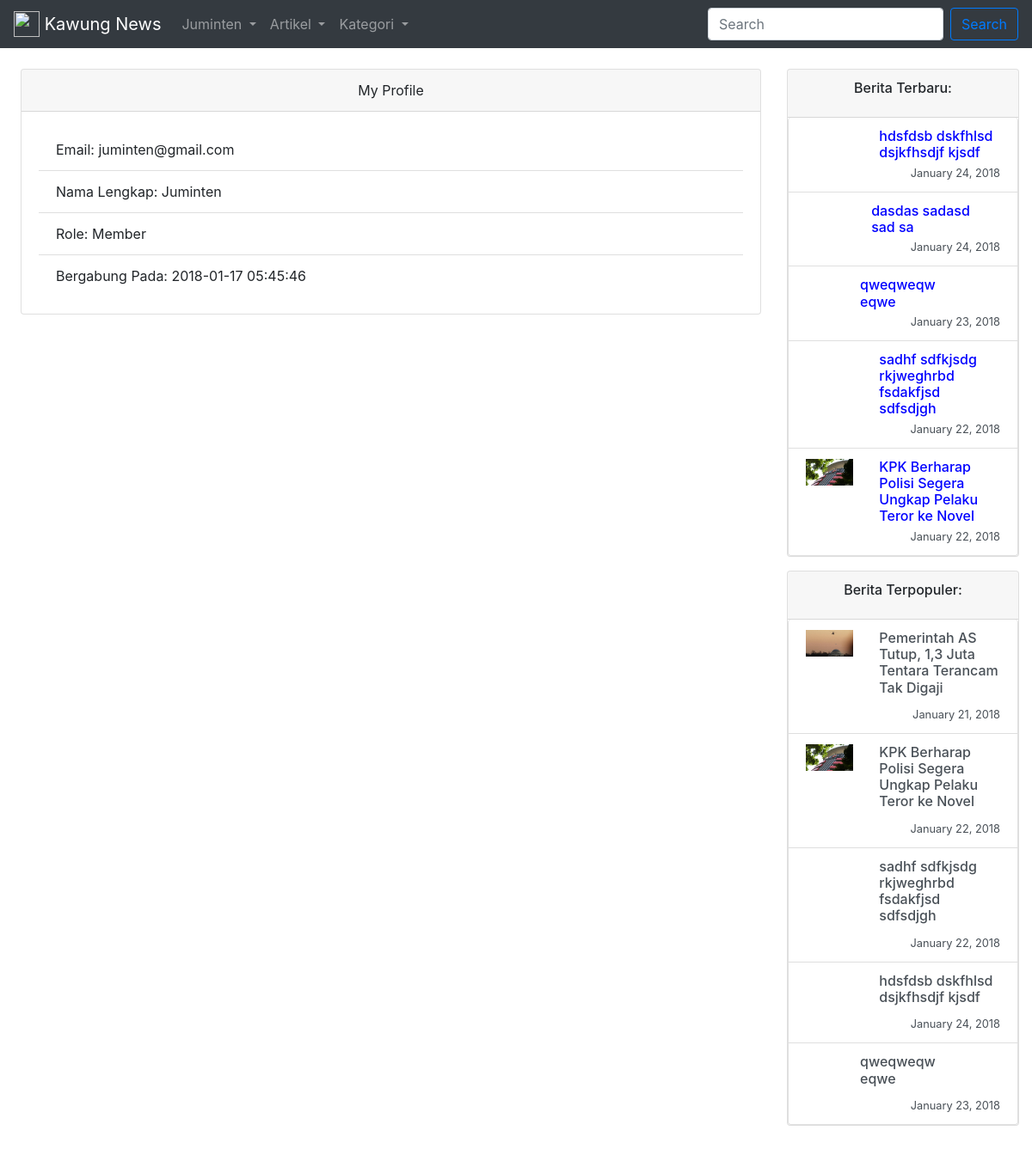
Screenshot of /auth/profile.php (signed in) with the database file from the repository.
### tables this page shows
CREATE TABLE `users` (
  `id` int(11) UNSIGNED NOT NULL,
  `name` varchar(191) NOT NULL,
  `email` varchar(191) NOT NULL,
  `password` varchar(191) NOT NULL,
  `remember_token` varchar(100) DEFAULT NULL,
  `role` bit(1) NOT NULL DEFAULT b'0',
  `created_at` timestamp NULL DEFAULT CURRENT_TIMESTAMP,
  `updated_at` timestamp NULL DEFAULT CURRENT_TIMESTAMP ON UPDATE CURRENT_TIMESTAMP
);

CREATE TABLE `artikel` (
  `id` int(11) NOT NULL,
  `user_id` int(11) UNSIGNED NOT NULL,
  `kategori_id` int(11) DEFAULT NULL,
  `judul` varchar(200) NOT NULL,
  `konten` longtext NOT NULL,
  `image` text,
  `reader` int(11) DEFAULT '0',
  `created_at` datetime NOT NULL DEFAULT CURRENT_TIMESTAMP,
  `updated_at` datetime NOT NULL DEFAULT CURRENT_TIMESTAMP ON UPDATE CURRENT_TIMESTAMP,
  `deleted_at` datetime DEFAULT NULL
);

### config/init.php (called while the page is built, shortened)
<?php
    $base_url = 'http://localhost/kawung-news/';
    require_once '../functions/connection.php';
    require_once '../functions/control.php';
    require_once '../functions/artikel.php';
    require_once '../functions/auth.php';
    if(isset($_SESSION['email'])) {
        $email = $_SESSION['email'];
        $user = mysqli_fetch_object(get_user($email));
    }

### functions/auth.php (called while the page is built, shortened)
<?php
    function get_user($email){
        $query = "SELECT * FROM users WHERE email = '$email'";
        return result($query);
    }

### functions/control.php (called while the page is built, shortened)
<?php
    function result($query){
        global $connection;
        if($result = mysqli_query($connection, $query) or die('gagal menampilkan data')){
            return $result;
        }
    }

### functions/artikel.php (called while the page is built, shortened)
<?php
    function new_article($limit){
        $query  = "SELECT artikel.id, artikel.judul, artikel.konten, artikel.image, artikel.created_at, users.name, kategori.keterangan AS kategori FROM artikel INNER JOIN users ON artikel.user_id = users.id LEFT JOIN kategori ON artikel.kategori_id = kategori.id ORDER BY artikel.created_at DESC LIMIT $limit";
        return result($query);
    }
    function favorite($limit){
        $query  = "SELECT artikel.id, artikel.judul, artikel.konten, artikel.image, artikel.created_at, users.name, kategori.keterangan AS kategori FROM artikel INNER JOIN users ON artikel.user_id = users.id LEFT JOIN kategori ON artikel.kategori_id = kategori.id ORDER BY artikel.reader DESC LIMIT $limit";
        return result($query);
    }

### auth/profile.php (the view, shortened to what this page needs)
<?php
    require_once '../config/init.php';
    $profile = mysqli_fetch_object(get_user($_SESSION['email']));
?>
<!doctype html>
<html>
    <head>
        <link rel="stylesheet" href="../assets/bootstrap/css/bootstrap.min.css">
        <link rel="stylesheet" href="../assets/css/custom.css">
    </head>
    <body>
        <?php require_once '../layouts/navigation.php'; ?>
        <div class="container-fluid">
          <div class="row pt-4">
            <div class="col-md-9 col-xs-12 pl-4">
                <div class="card">
                    <div class="card-header text-center">
                        My Profile
                    </div>
                    <div class="card-body">
                         <ul class="list-group list-group-flush">
                            <li class="list-group-item">
                                Email: <?php echo $profile->email; ?>
                            </li>
                            <li class="list-group-item">
                                Nama Lengkap: <?php echo $profile->name; ?>
                            </li>
                            <li class="list-group-item">
                                Role: <?php echo ($profile->role > 0) ? 'Administrator' : 'Member'; ?>
                            </li>
                            <li class="list-group-item">
                                Bergabung Pada: <?php echo $profile->created_at; ?>
                            </li>
                          </ul>
                    </div>
                </div>
            </div>
            <?php require_once '../layouts/sidebar.php'; ?>
          </div>
        </div>
    </body>
</html>

### layouts/navigation.php (shortened to what this page needs)
<nav class="navbar navbar-expand-lg navbar-dark bg-dark">
  <a class="navbar-brand" href="<?php echo $base_url; ?>artikel/index.php">
    <img src="" width="30" height="30" class="d-inline-block align-top" alt="">
    Kawung News
  </a>
  <div class="collapse navbar-collapse" id="navbarSupportedContent">
    <ul class="navbar-nav mr-auto">
      <li class="nav-item dropdown">
        <a class="nav-link dropdown-toggle" href="#" id="navbarDropdown" role="button" data-toggle="dropdown" aria-haspopup="true" aria-expanded="false">
          <?php
            if(isset($_SESSION['email'])) {
              echo ucwords($user->name);
            } else {
              echo 'Auth';
            }
          ?>
        </a>
      </li>
      <li class="nav-item dropdown">
        <a class="nav-link dropdown-toggle" href="#" id="navbarDropdown" role="button" data-toggle="dropdown" aria-haspopup="true" aria-expanded="false">
          Artikel
        </a>
      </li>
      <li class="nav-item dropdown">
        <a class="nav-link dropdown-toggle" href="#" id="navbarDropdown" role="button" data-toggle="dropdown" aria-haspopup="true" aria-expanded="false">
          Kategori
        </a>
      </li>
    </ul>
    <form action="../artikel/index.php" method="get" class="form-inline my-2 my-lg-0">
      <input class="form-control mr-sm-2" type="search" name="cari" placeholder="Search" aria-label="Search">
      <button class="btn btn-outline-primary my-2 my-sm-0" type="submit">Search</button>
    </form>
  </div>
</nav>

### layouts/sidebar.php
<?php
    require_once '../config/init.php';
    $newArticles = new_article(5);
    $favoriteArticles = favorite(5);
?>
<div class="col-md-3 col-xs-12">
    <div class="card mb-3">
        <div class="card-header text-center">
            <h6 class="card-title">Berita Terbaru:</h6>
        </div>
        <div class="list-group">
            <?php while($item = mysqli_fetch_object($newArticles)) { ?>
                <a href="show.php?id=<?php echo $item->id; ?>" class="list-group-item list-group-item-action flex-column">
                    <div class="d-flex w-100 justify-content-between">
                        <div class="row">
                            <div class="col-4">
                                <img src="../assets/images/<?php echo $item->image; ?>" alt="" class="w-100">
                            </div>
                            <div class="col-8">
                                <h6 class="mb-1" style="color: blue;">
                                    <?php echo $item->judul; ?>
                                </h6>
                            </div>
                        </div>
                    </div>
                    <small class="float-right">
                        <?php
                            $date = date_create($item->created_at);
                            echo date_format($date, 'F j, Y');
                        ?>
                    </small>
                </a>
            <?php } ?>
        </div>
    </div>
    <div class="card mb-5">
        <div class="card-header text-center">
            <h6 class="card-title">Berita Terpopuler:</h6>
        </div>
        <div class="list-group">
            <?php while($item = mysqli_fetch_object($favoriteArticles)) { ?>
                <a href="show.php?id=<?php echo $item->id; ?>" class="list-group-item list-group-item-action flex-column">
                    <div class="d-flex w-100 justify-content-between">
                        <div class="row mb-2">
                            <div class="col-4">
                                <img src="../assets/images/<?php echo $item->image; ?>" alt="" class="w-100">
                            </div>
                            <div class="col-8">
                                <h6 class="mb-1">
                                    <?php echo $item->judul; ?>
                                </h6>
                            </div>
                        </div>
                    </div>
                    <small class="float-right">
                        <?php
                            $date = date_create($item->created_at);
                            echo date_format($date, 'F j, Y');
                        ?>
                    </small>
                </a>
            <?php } ?>
        </div>
    </div>
</div>

### rows the page displays
users: name "Juminten", email "juminten@gmail.com", created_at "2018-01-17 05:45:46"
artikel: judul "hdsfdsb dskfhlsd dsjkfhsdjf kjsdf", created_at "January 24, 2018"
artikel: judul "dasdas sadasd sad sa", created_at "January 24, 2018"
artikel: judul "qweqweqweqwe", created_at "January 23, 2018"
artikel: judul "sadhf sdfkjsdg rkjweghrbd fsdakfjsd sdfsdjgh", created_at "January 22, 2018"
artikel: image (picture), judul "KPK Berharap Polisi Segera Ungkap Pelaku Teror ke Novel", created_at "January 22, 2018"
artikel: image (picture), judul "Pemerintah AS Tutup, 1,3 Juta Tentara Terancam Tak Digaji", created_at "January 21, 2018"
